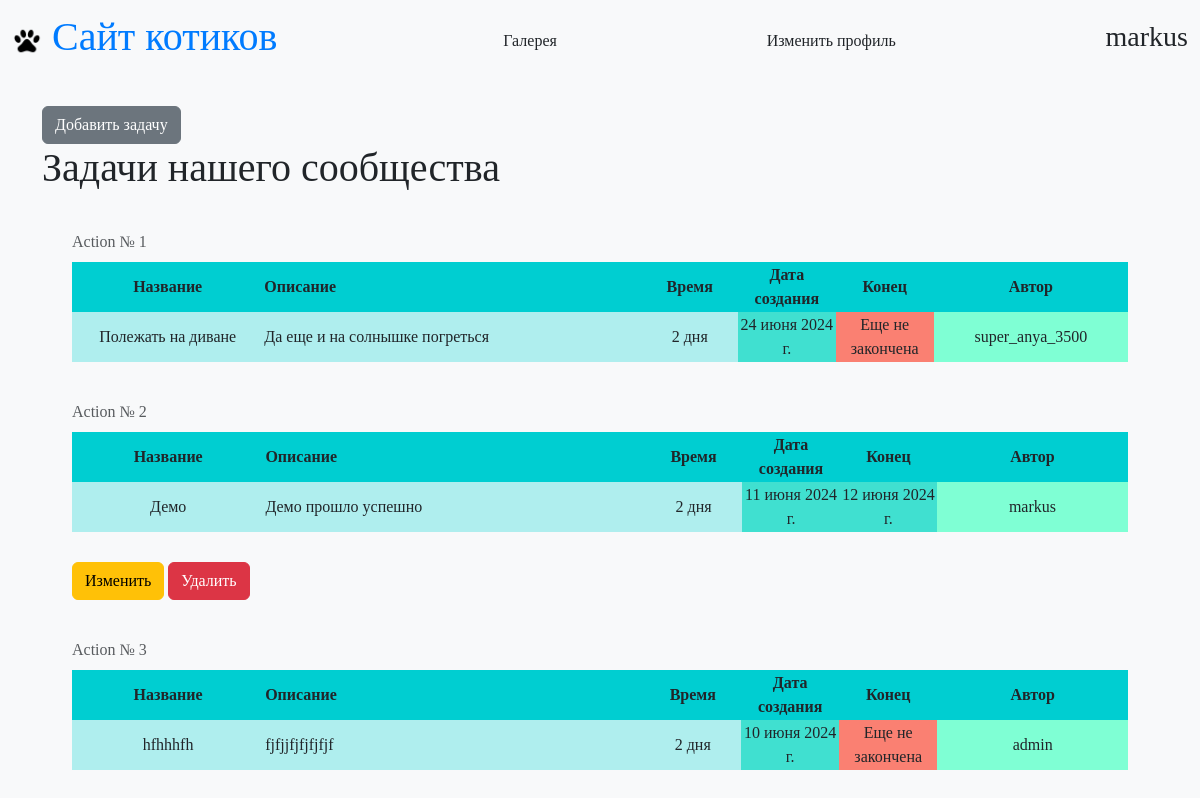
Page / (signed in) on the committed database.
### main/models.py (models this page shows, shortened)
class User(AbstractUser):
    username = models.CharField(max_length=100, unique=True, null=False, blank=False, default='username')
    name = models.CharField(max_length=100, null=False, blank=False, default='default name')
    surname = models.CharField(max_length=100, null=True)
    email = models.EmailField(unique=True, null=False, blank=False, default='default@example.com')
    birth_date = models.DateField(null=True)
    city = models.CharField(max_length=100, null=False, blank=False, default='default city')
    toy = models.CharField(max_length=100, null=False, blank=False, default='default toy')
    modified_date = models.DateTimeField(default=timezone.now)

class Task(models.Model):
    user = models.ForeignKey(settings.AUTH_USER_MODEL, on_delete=models.CASCADE, verbose_name='Пользователь', related_name='tasks', default=None, null=True)
    title = models.CharField('Название', max_length=100, null=False, blank=False)
    task = models.TextField('Описание', null=False, blank=False)
    work_size = models.CharField('Время на задачу', max_length=100, null=True)
    start_date = models.DateField('Дата начала', default=None, null=True)
    end_date = models.DateField('Дата окончания', default=None, null=True)
    is_finished = models.BooleanField('Закончена?', default=False)
    class Meta:
        verbose_name = 'Задача'
        verbose_name_plural = 'Задачи'

### main/views.py (the view)
# urls.py: path('', views.index_page, name='home'),
def index_page(request):
    params = {}
    tasks = Task.objects.all()
    tasks = tasks[::-1]
    params['tasks'] = tasks
    return render(request, 'main/index.html', params)

### main/templates/main/index.html (shortened to what this page needs)
{% extends "main/base.html" %}
{% block content %}
{% if user.is_authenticated %}
    <a href="new_task" class="btn btn-secondary">Добавить задачу</a>
{% endif %}
<br>
<h1>Задачи нашего сообщества</h1>
{% for item in tasks %}
  <div class="table_container" style="margin: 30px;">
    <table class="my_table">
        <caption style="caption-side: top;">Action № {{ forloop.counter }}</caption>
        <tr class="my_row">
            <th style="width: 200px; background-color: #00CED1; text-align: center;">Название</th>
            <th style="width: 400px; background-color: #00CED1;">Описание</th>
          <th style="width: 100px; background-color: #00CED1; text-align: center;">Время</th>
          <th style="width: 100px; background-color: #00CED1; text-align: center;">Дата создания</th>
          <th style="width: 100px; background-color: #00CED1; text-align: center;">Конец</th>
          <th style="width: 200px; background-color: #00CED1; text-align: center;">Автор</th>
        </tr>
        <tr class="my_row">
            <td style="height: 50px; background-color: #AFEEEE; text-align: center;">{{ item.title }}</td>
            <td style="background-color: #AFEEEE;">{{ item.task }}</td>
            <td style="background-color: #AFEEEE; text-align: center;">{{ item.work_size }}</td>
            <td style="background-color: #40E0D0; text-align: center;">{{ item.start_date }}</td>
            {% if item.end_date %}
            <td style="background-color: #40E0D0; text-align: center;">{{ item.end_date }}</td>
            {% else %}
            <td style="background-color: #FA8072; text-align: center;">Еще не закончена</td>
            {% endif %}
            <td style="background-color: #7FFFD4; text-align: center;">{{ item.user.username }}</td>
        </tr>
    </table>
  </div>
{% if user.is_authenticated and user.id == item.user_id %}
    <div style="margin: 30px;">
        <a href="{% url 'edit_task' item.id %}" class="btn btn-warning">
            Изменить
        </a>
        <button class="btn btn-danger" data-bs-toggle="modal" data-bs-target="#staticBackdrop" data-task-id="{{ item.id }}">
            Удалить
        </button>
    </div>
{% endif %}
{% endfor %}
{% endblock %}

### main/templates/main/base.html (shortened to what this page needs)
{% load static %}
<!doctype html>
<html lang="en">
<head>
    <link href="https://cdn.jsdelivr.net/npm/bootstrap@5.3.3/dist/css/bootstrap.min.css"
      rel="stylesheet"
>
    <link rel="stylesheet" type="text/css" href="{% static 'main/css/style.css' %}"/>
</head>
<body>
<header>
<nav class="navbar bg-body-tertiary">
  <div class="container-fluid">
    <a class="navbar-brand" href="{% url 'home' %}">
        <img src="{% static 'main/img/paw_icon.ico' %}" alt="Cat Paw" class="cat-paw">
        <h1>Сайт котиков</h1>
    </a>
      <a class="nav-link" href="{% url 'galery' %}">Галерея</a>
      {% if user.is_authenticated %}
    <a class="nav-link" href="{% url 'edit_profile' %}">Изменить профиль</a>
    <a class="nav-link" href="#" onclick="event.preventDefault(); document.getElementById('logout-form').submit();"><h3>{{ user.username }}</h3></a>
      {% else %}
    <form class="d-flex ms-auto">
      <a class="btn btn-register" href="{% url 'register' %}">Зарегистрироваться</a>
      <a class="btn btn-login ml-2" href="{% url 'login' %}">Войти</a>
    </form>
      {% endif %}
  </div>
</nav>
</header>
<main role="main" class="container mt-4">
    {% block content %}{% endblock %}
</main>
</body>
</html>

### main/static/main/css/style.css (style rules this page uses)
body { font-family: 'Comic Sans MS', cursive; background-color: #f8f9fa; }
.navbar { background-color: #e3f2fd; display: flex; justify-content: space-between; align-items: center; }
.navbar-brand { display: flex; align-items: center; }
.navbar-brand h1 { font-family: 'Comic Sans MS', cursive; color: #007bff; margin-left: 10px; }
.cat-paw { width: 30px; height: 30px; }

### rows in the picture
User: username "markus"
Task: title "Полежать на диване", task "Да еще и на солнышке погреться", work_size "2 дня", start_date "24 июня 2024 г.", shows "Еще не закончена", user.username "super_anya_3500"
Task: title "Демо", task "Демо прошло успешно", work_size "2 дня", start_date "11 июня 2024 г.", end_date "12 июня 2024 г.", user.username "markus"
Task: title "hfhhhfh", task "fjfjjfjfjfjfjf", work_size "2 дня", start_date "10 июня 2024 г.", shows "Еще не закончена", user.username "admin"
